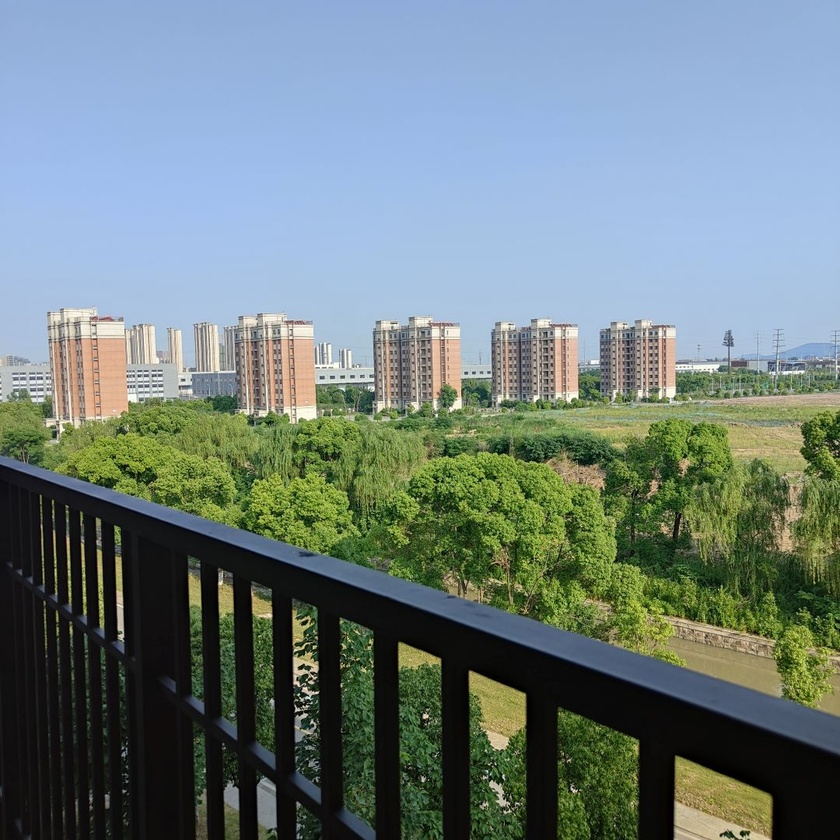
#> input picture project4/2.jpg, 840 x 840 px, shrunk from 1080 x 1080 before the run
$ python stereo.py
#> lines starting #> are read from the running program, lines starting #| are printed output that depends on the picture
import cv2
import numpy as np
import matplotlib.pyplot as plt

# 读取左右图像
img_left = cv2.imread('2.jpg', cv2.IMREAD_GRAYSCALE)
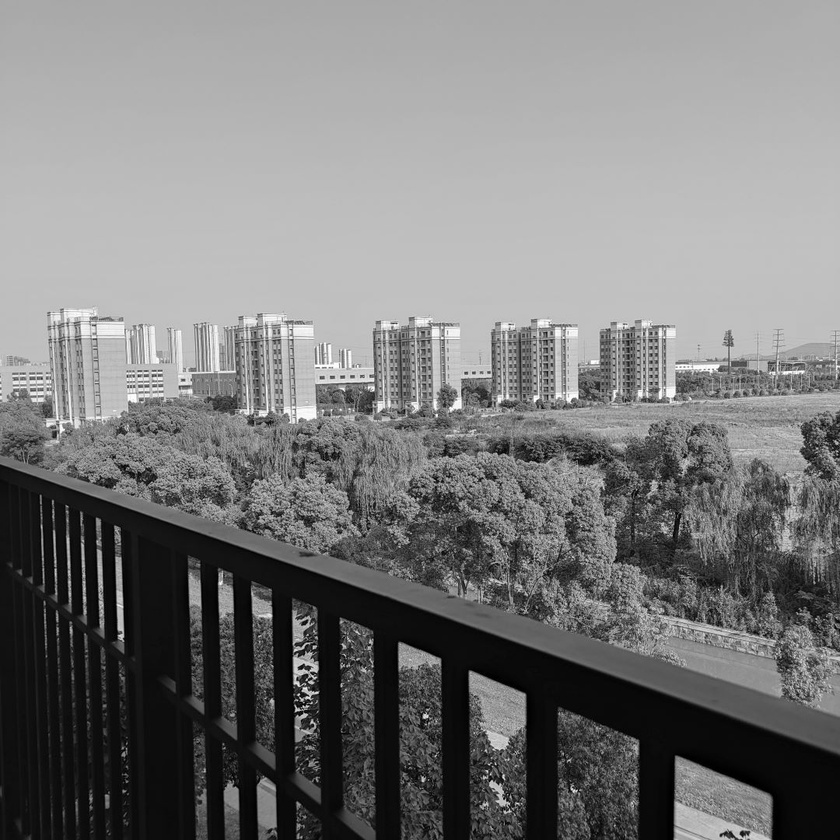
#> img_left: shape (840, 840); min 0, max 255, mean 122.4
img_right = cv2.imread('1.jpg', cv2.IMREAD_GRAYSCALE)
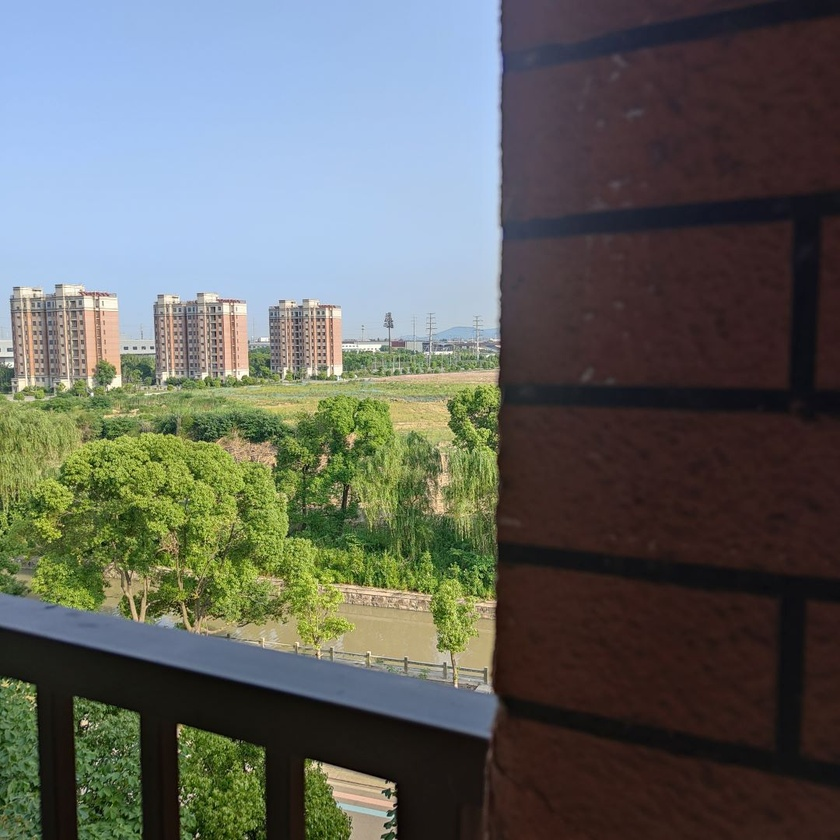
#> input picture project4/1.jpg, 840 x 840 px, shrunk from 1080 x 1080 before the run
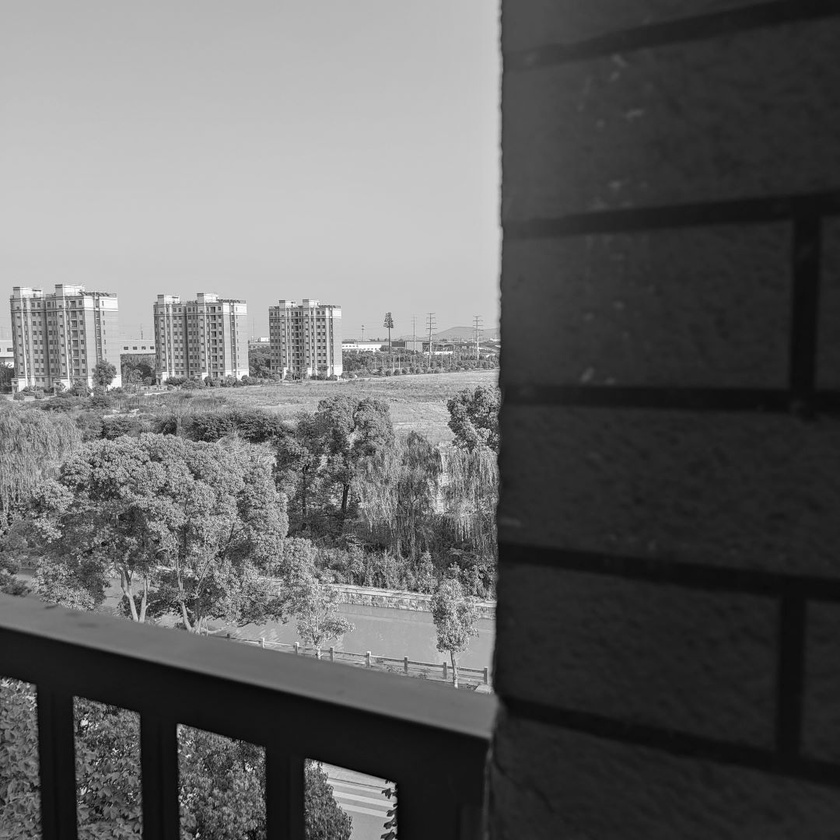
#> img_right: shape (840, 840); min 0, max 255, mean 98.7


# 创建StereoBM对象
stereo = cv2.StereoBM_create(numDisparities=16, blockSize=15)


 # 计算视差图
disparity = stereo.compute(img_left, img_right)
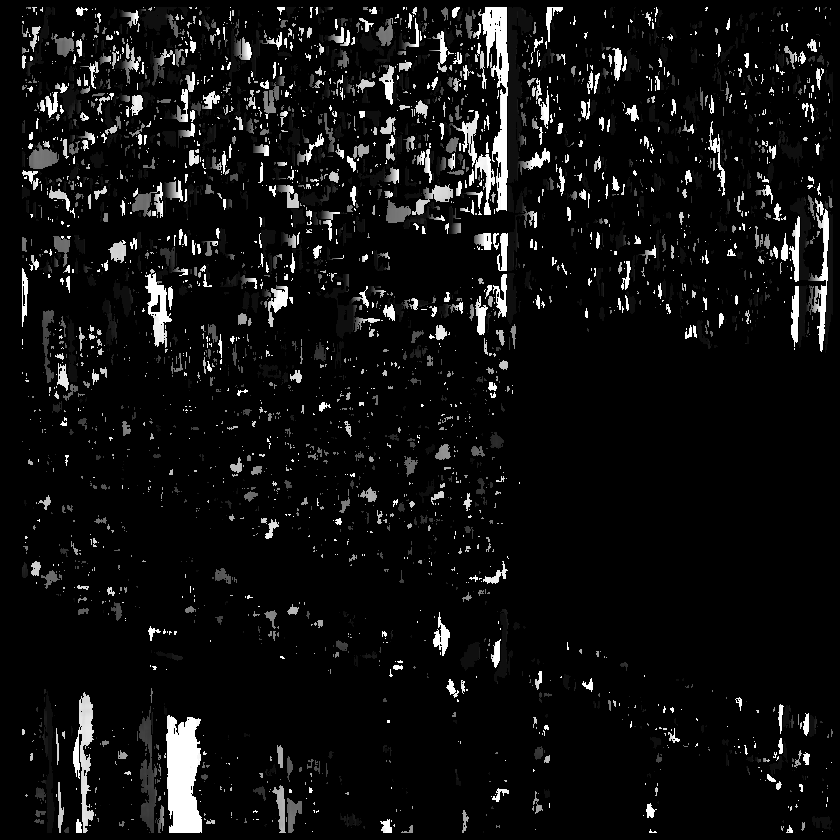
#> disparity: shape (840, 840) int16; min -16, max 240, mean 0.9; drawn with min black and max white

# 归一化视差图以便显示
disparity_normalized = cv2.normalize(disparity, None, alpha=0, beta=255, norm_type=cv2.NORM_MINMAX)
disparity_normalized = np.uint8(disparity_normalized)

# 使用matplotlib显示结果
plt.figure(figsize=(10, 5))
plt.subplot(1, 2, 1)
plt.title('left')
plt.imshow(img_left, cmap='gray')

plt.subplot(1, 2, 2)
plt.title('right')
plt.imshow(img_right, cmap='gray')

plt.figure(figsize=(10, 5))
plt.subplot(1, 1, 1)
plt.title('Disparity Map')
plt.imshow(disparity_normalized, cmap='jet')
plt.colorbar()
plt.show()
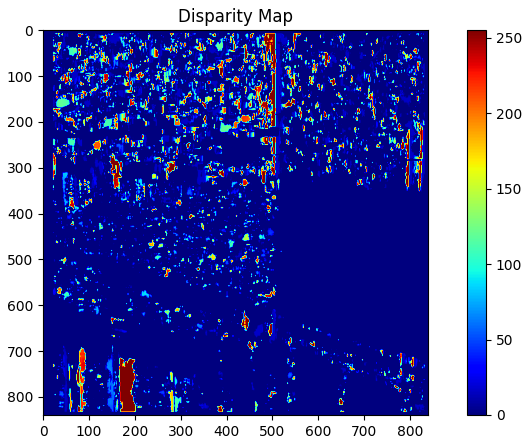
#> figure drawn by matplotlib, 2 panels
